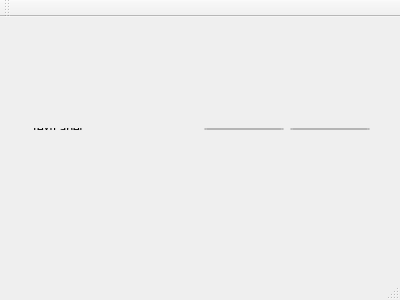
<?xml version="1.0" encoding="UTF-8"?>
<ui version="4.0">
 <class>MainWindow</class>
 <widget class="QMainWindow" name="MainWindow">
  <property name="geometry">
   <rect>
    <x>0</x>
    <y>0</y>
    <width>400</width>
    <height>300</height>
   </rect>
  </property>
  <property name="windowTitle">
   <string>MainWindow</string>
  </property>
  <widget class="QWidget" name="centralWidget">
   <widget class="QWidget" name="">
    <property name="geometry">
     <rect>
      <x>20</x>
      <y>100</y>
      <width>361</width>
      <height>24</height>
     </rect>
    </property>
    <layout class="QHBoxLayout" name="horizontalLayout">
     <item>
      <widget class="QLabel" name="label">
       <property name="text">
        <string>TextLabel</string>
       </property>
      </widget>
     </item>
     <item>
      <spacer name="horizontalSpacer">
       <property name="orientation">
        <enum>Qt::Horizontal</enum>
       </property>
       <property name="sizeHint" stdset="0">
        <size>
         <width>40</width>
         <height>20</height>
        </size>
       </property>
      </spacer>
     </item>
     <item>
      <widget class="QPushButton" name="pushButton">
       <property name="text">
        <string>Start</string>
       </property>
      </widget>
     </item>
     <item>
      <widget class="QPushButton" name="pushButton_2">
       <property name="text">
        <string>Stop</string>
       </property>
      </widget>
     </item>
    </layout>
   </widget>
  </widget>
  <widget class="QMenuBar" name="menuBar">
   <property name="geometry">
    <rect>
     <x>0</x>
     <y>0</y>
     <width>400</width>
     <height>19</height>
    </rect>
   </property>
  </widget>
  <widget class="QToolBar" name="mainToolBar">
   <attribute name="toolBarArea">
    <enum>TopToolBarArea</enum>
   </attribute>
   <attribute name="toolBarBreak">
    <bool>false</bool>
   </attribute>
  </widget>
  <widget class="QStatusBar" name="statusBar"/>
 </widget>
 <layoutdefault spacing="6" margin="11"/>
 <resources/>
 <connections/>
</ui>
